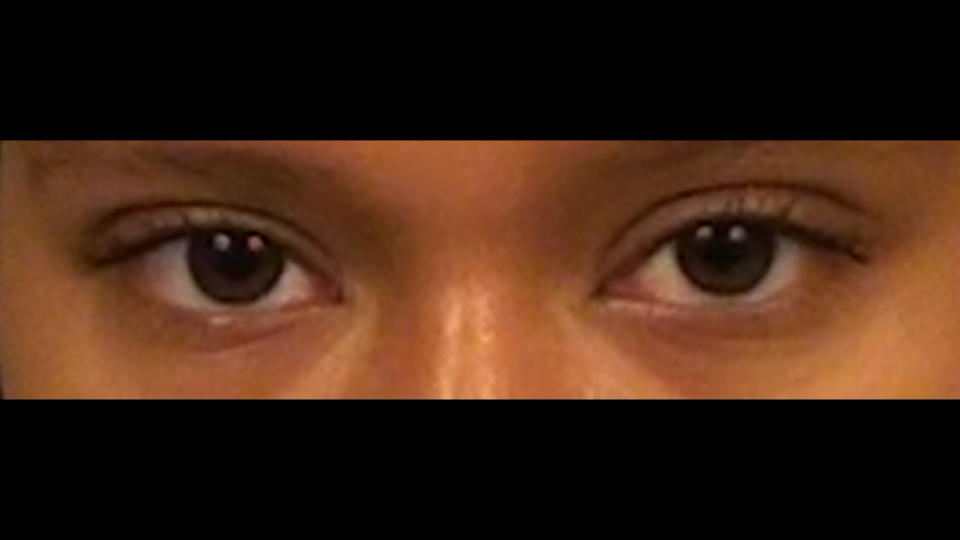
#> input picture SampleFrames/frame109.jpg, 1920 x 1080 px, given in place of 2012-07-16-13.25.47_1.mov, which was not available (shown at 1/2 size)
$ jupyter execute Visualization.ipynb   (shell and % lines are left out)   (Python 2 division)   (older library calls are emulated)
#> lines starting #> are read from the running program, lines starting #| are printed output that depends on the picture; after the words box and inside, x2 and y2 are one past the last pixel; in counts of white or black regions, pixels touching at a corner belong together; pictures that were not available may be replaced by others from this repository, and a replacement may not be noted
[cell 1]
from PIL import Image, ImageFont, ImageDraw
import matplotlib.pyplot as plt
import numpy as np
import csv
import cv2
from cv2 import __version__
print __version__

[cell 2]
def find_catchlights(image, threshold):
    #thresholding
    gray = cv2.cvtColor(image, cv2.COLOR_BGR2GRAY)
    _,thresh1 = cv2.threshold(gray,threshold,255,cv2.THRESH_BINARY)
    #we use erosion and dilation to remove noise
    morphKernel = np.ones((10, 10), np.uint8)
    morph = cv2.morphologyEx(thresh1, cv2.MORPH_OPEN, morphKernel)
    #find contours
    _, contours, hierarchy = cv2.findContours(morph.copy(), cv2.RETR_TREE, cv2.CHAIN_APPROX_SIMPLE)
    #find catchlights using hierarchy
    largest = [1,2]
    catchlights = []
    for i in range(3,len(contours)):
        if (cv2.contourArea(contours[i]) > cv2.contourArea(contours[largest[0]])):
            largest[1] = largest[0]
            largest[0] = i
        elif (cv2.contourArea(contours[largest[0]]) > cv2.contourArea(contours[i]) > cv2.contourArea(contours[largest[1]])):
            largest[1] = i
    for i in range(0,len(contours)):
        if (hierarchy[0][i][3] == largest[0])or(hierarchy[0][i][3] == largest[1]):
            catchlights.append(contours[i])
    pupils = [contours[largest[0]],contours[largest[1]]]
    return catchlights, pupils

[cell 3]
def get_brightness(image,contours):
    gray = cv2.cvtColor(image, cv2.COLOR_BGR2GRAY)
    mask = np.zeros(gray.shape,np.uint8)
    cv2.drawContours(mask,contours,-1,255,-1)
    pixelpoints = np.transpose(np.nonzero(mask))
    return cv2.mean(gray,mask = mask)[0],pixelpoints.size

[cell 4]
def check_blink(catchlights):
    #simple method
    if (len(catchlights) <= 2) or (len(catchlights) >= 6):
        return True
    return False

[cell 5]
video_name = "2012-07-16-13.25.47_1"

out = cv2.VideoWriter('videos/' + video_name + "_out.avi",cv2.VideoWriter_fourcc('M','J','P','G'), 10, (1920,1080))
cap = cv2.VideoCapture('videos/' + video_name + ".mov")

for i in range(int(cap.get(cv2.CAP_PROP_FRAME_COUNT))):
    success,frame = cap.read()
    if success == False: break
    catchlights,pupils = find_catchlights(frame,45)
    #draw catchlights
    cv2.drawContours(frame, catchlights, -1, (0, 255, 0), 5)
    #draw iris, in red when blinking
    if check_blink(catchlights): cont_color = (0,0,225)
    else: cont_color = (225,0,0)
    cv2.drawContours(frame, pupils, -1, cont_color, 5)
    #write brightness
    font = cv2.FONT_HERSHEY_SIMPLEX
    cv2.putText(frame,str(i) + ", " + str(get_brightness(frame,catchlights)),(10,900), font, 1,(255,255,255),2,cv2.LINE_AA)
    #write to output
    out.write(frame)
#> this loop made 1 pass
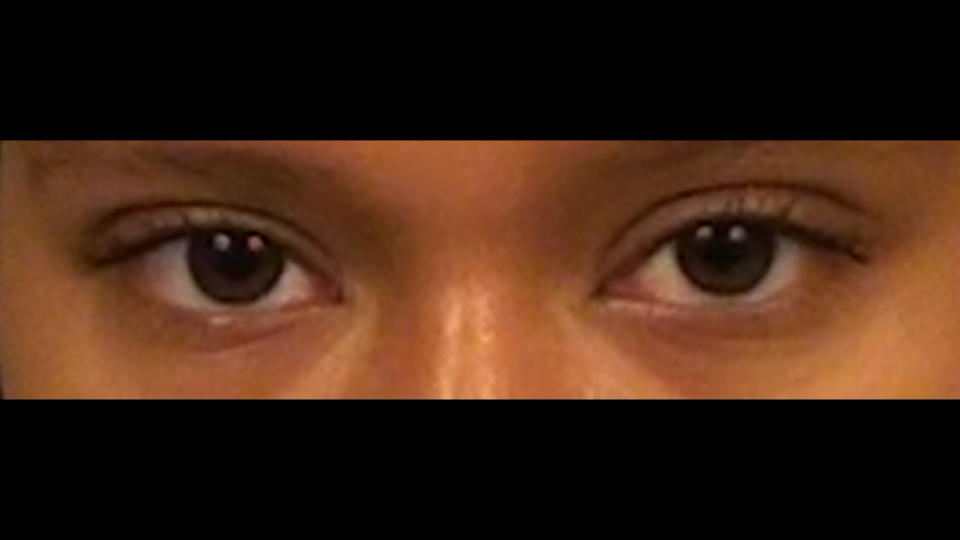
#> input picture SampleFrames/frame109.jpg, 1920 x 1080 px, given in place of 2012-07-16-13.25.47_1.mov, which was not available (shown at 1/2 size)
#> pass 1, in find_catchlights, `gray = cv2.cvtColor(image, cv2.COLOR_BGR2GRAY)`:
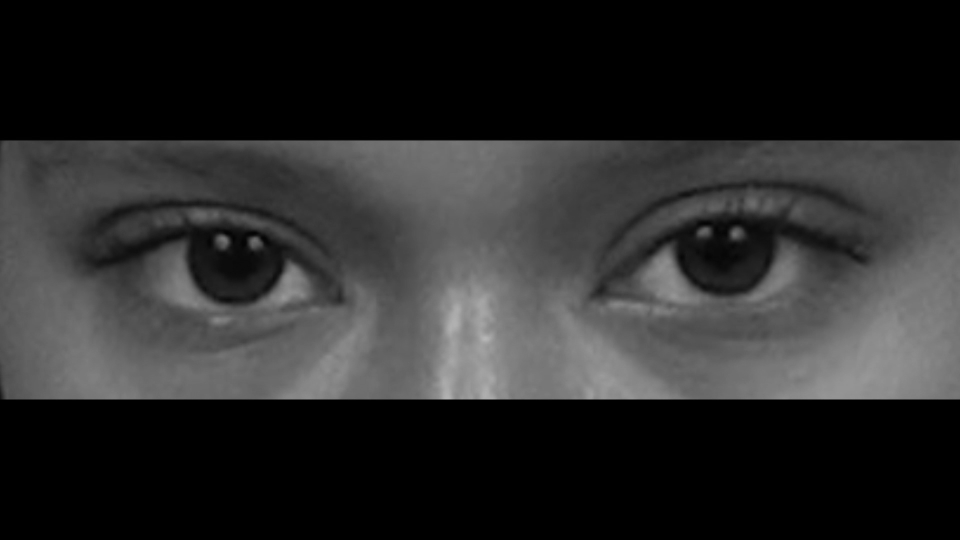
#> gray: shape (1080, 1920) (shown at 1/2 size); min 0, max 182, mean 41.8
#> pass 1, in find_catchlights, `_,thresh1 = cv2.threshold(gray,threshold,255,cv2.THRESH_BINARY)`:
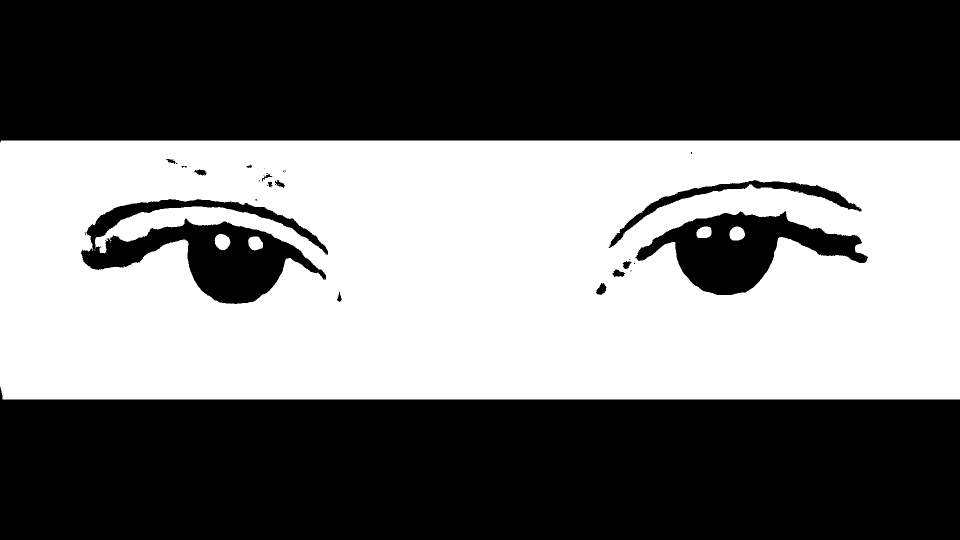
#> thresh1: shape (1080, 1920) (shown at 1/2 size); 43.7% white; 14 white regions (9 under 20 px), largest, box (x1, y1, x2, y2) and area: (0, 281, 1920, 799) 903780, (429, 468, 461, 500) 765, (1459, 453, 1490, 481) 694, (496, 473, 526, 501) 649, (1393, 453, 1423, 476) 583
#> pass 1, in find_catchlights, `morph = cv2.morphologyEx(thresh1, cv2.MORPH_OPEN, morphKernel)`:
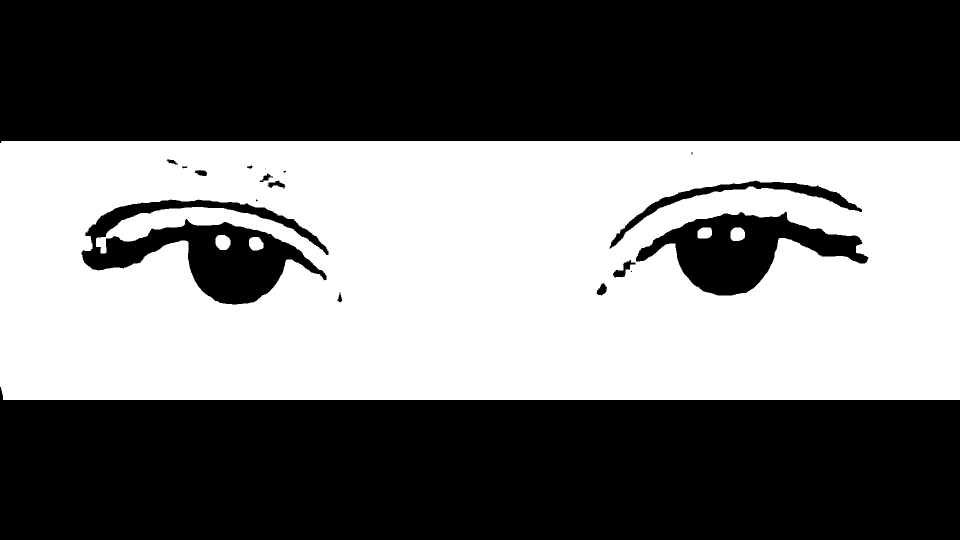
#> morph: shape (1080, 1920) (shown at 1/2 size); 43.7% white; 5 white regions, box (x1, y1, x2, y2) and area: (0, 282, 1920, 800) 902828, (431, 470, 461, 500) 747, (1461, 455, 1490, 482) 674, (498, 474, 527, 501) 644, (1395, 455, 1424, 477) 566
#> after the loop:
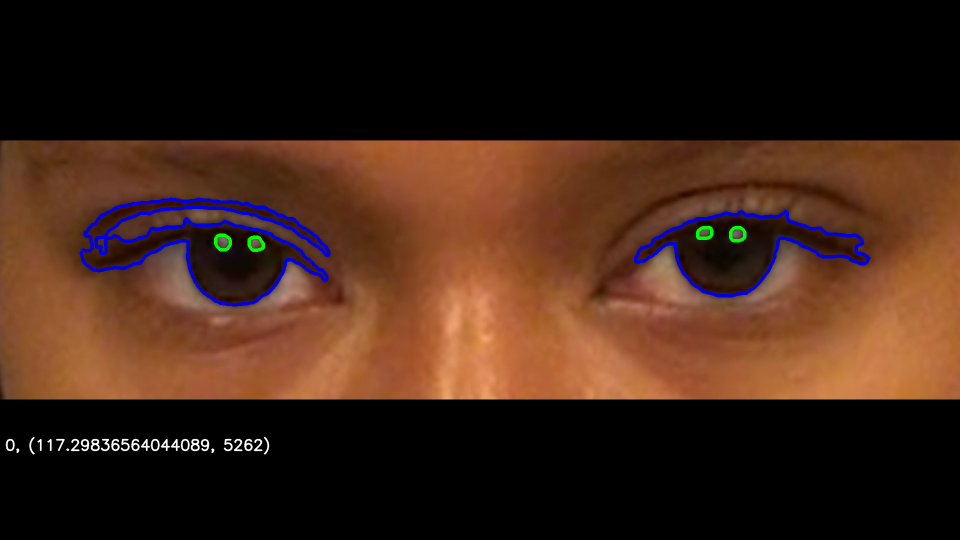
#> frame: shape (1080, 1920, 3) (shown at 1/2 size); mean B, G, R 23.3, 36, 61.6

cap.release()
out.release()
